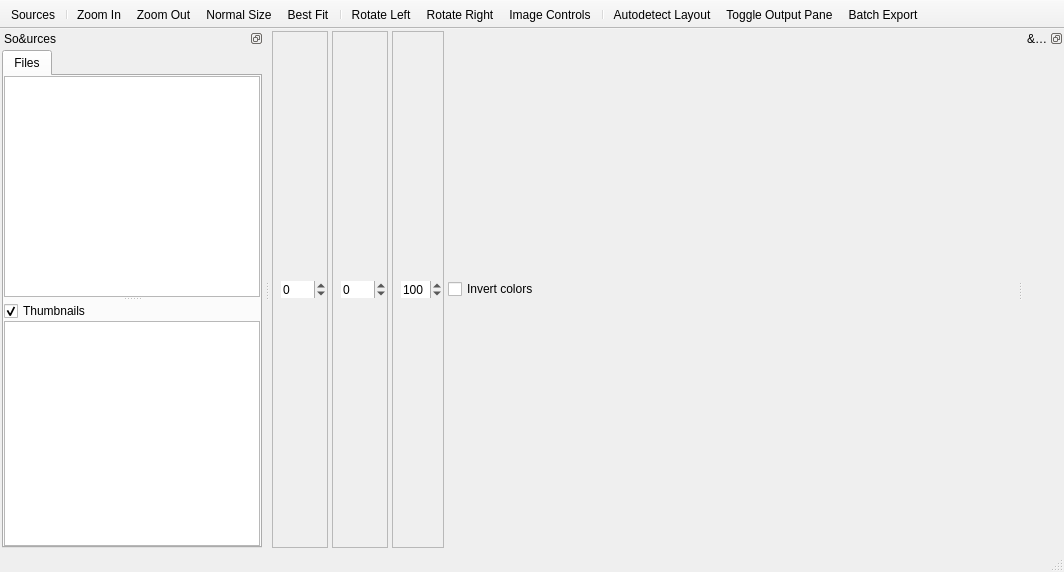
<?xml version="1.0" encoding="UTF-8"?>
<ui version="4.0">
 <class>MainWindow</class>
 <widget class="QMainWindow" name="MainWindow">
  <property name="geometry">
   <rect>
    <x>0</x>
    <y>0</y>
    <width>1064</width>
    <height>572</height>
   </rect>
  </property>
  <property name="windowTitle">
   <string notr="true">gImageReader</string>
  </property>
  <property name="windowIcon">
   <iconset resource="gimagereader.qrc">
    <normaloff>:/icons/logo_256</normaloff>:/icons/logo_256</iconset>
  </property>
  <widget class="QWidget" name="centralwidget">
   <layout class="QVBoxLayout" name="verticalLayout_4">
    <property name="spacing">
     <number>0</number>
    </property>
    <property name="leftMargin">
     <number>0</number>
    </property>
    <property name="topMargin">
     <number>0</number>
    </property>
    <property name="rightMargin">
     <number>0</number>
    </property>
    <property name="bottomMargin">
     <number>0</number>
    </property>
    <item>
     <widget class="QWidget" name="widgetImageControls" native="true">
      <layout class="QHBoxLayout" name="horizontalLayout">
       <property name="spacing">
        <number>4</number>
       </property>
       <property name="leftMargin">
        <number>2</number>
       </property>
       <property name="topMargin">
        <number>2</number>
       </property>
       <property name="rightMargin">
        <number>2</number>
       </property>
       <property name="bottomMargin">
        <number>2</number>
       </property>
       <item>
        <widget class="QFrame" name="frameBrightness">
         <property name="toolTip">
          <string>Brightness</string>
         </property>
         <property name="frameShape">
          <enum>QFrame::StyledPanel</enum>
         </property>
         <property name="frameShadow">
          <enum>QFrame::Sunken</enum>
         </property>
         <layout class="QHBoxLayout" name="horizontalLayout_3">
          <property name="spacing">
           <number>0</number>
          </property>
          <property name="leftMargin">
           <number>1</number>
          </property>
          <property name="topMargin">
           <number>1</number>
          </property>
          <property name="rightMargin">
           <number>1</number>
          </property>
          <property name="bottomMargin">
           <number>1</number>
          </property>
          <item>
           <widget class="QLabel" name="labelBrightness">
            <property name="pixmap">
             <pixmap resource="gimagereader.qrc">:/icons/brightness</pixmap>
            </property>
           </widget>
          </item>
          <item>
           <widget class="QSpinBox" name="spinBoxBrightness">
            <property name="styleSheet">
             <string notr="true"/>
            </property>
            <property name="frame">
             <bool>false</bool>
            </property>
            <property name="minimum">
             <number>-100</number>
            </property>
            <property name="maximum">
             <number>100</number>
            </property>
           </widget>
          </item>
         </layout>
        </widget>
       </item>
       <item>
        <widget class="QFrame" name="frameContrast">
         <property name="toolTip">
          <string>Contrast</string>
         </property>
         <property name="frameShape">
          <enum>QFrame::StyledPanel</enum>
         </property>
         <property name="frameShadow">
          <enum>QFrame::Sunken</enum>
         </property>
         <layout class="QHBoxLayout" name="horizontalLayout_4">
          <property name="spacing">
           <number>0</number>
          </property>
          <property name="leftMargin">
           <number>1</number>
          </property>
          <property name="topMargin">
           <number>1</number>
          </property>
          <property name="rightMargin">
           <number>1</number>
          </property>
          <property name="bottomMargin">
           <number>1</number>
          </property>
          <item>
           <widget class="QLabel" name="labelContrast">
            <property name="pixmap">
             <pixmap resource="gimagereader.qrc">:/icons/contrast</pixmap>
            </property>
           </widget>
          </item>
          <item>
           <widget class="QSpinBox" name="spinBoxContrast">
            <property name="styleSheet">
             <string notr="true"/>
            </property>
            <property name="frame">
             <bool>false</bool>
            </property>
            <property name="minimum">
             <number>-100</number>
            </property>
            <property name="maximum">
             <number>100</number>
            </property>
           </widget>
          </item>
         </layout>
        </widget>
       </item>
       <item>
        <widget class="QFrame" name="frameResolution">
         <property name="toolTip">
          <string>Resolution</string>
         </property>
         <property name="frameShape">
          <enum>QFrame::StyledPanel</enum>
         </property>
         <property name="frameShadow">
          <enum>QFrame::Sunken</enum>
         </property>
         <layout class="QHBoxLayout" name="horizontalLayout_2">
          <property name="spacing">
           <number>0</number>
          </property>
          <property name="leftMargin">
           <number>1</number>
          </property>
          <property name="topMargin">
           <number>1</number>
          </property>
          <property name="rightMargin">
           <number>1</number>
          </property>
          <property name="bottomMargin">
           <number>1</number>
          </property>
          <item>
           <widget class="QLabel" name="labelResolution">
            <property name="pixmap">
             <pixmap resource="gimagereader.qrc">:/icons/resolution</pixmap>
            </property>
           </widget>
          </item>
          <item>
           <widget class="QSpinBox" name="spinBoxResolution">
            <property name="styleSheet">
             <string notr="true"/>
            </property>
            <property name="frame">
             <bool>false</bool>
            </property>
            <property name="minimum">
             <number>50</number>
            </property>
            <property name="maximum">
             <number>600</number>
            </property>
            <property name="singleStep">
             <number>10</number>
            </property>
            <property name="value">
             <number>100</number>
            </property>
           </widget>
          </item>
         </layout>
        </widget>
       </item>
       <item>
        <widget class="QCheckBox" name="checkBoxInvertColors">
         <property name="text">
          <string>Invert colors</string>
         </property>
        </widget>
       </item>
       <item>
        <spacer name="horizontalSpacer">
         <property name="orientation">
          <enum>Qt::Horizontal</enum>
         </property>
         <property name="sizeHint" stdset="0">
          <size>
           <width>40</width>
           <height>20</height>
          </size>
         </property>
        </spacer>
       </item>
      </layout>
     </widget>
    </item>
   </layout>
  </widget>
  <widget class="QStatusBar" name="statusbar"/>
  <widget class="QToolBar" name="toolBarMain">
   <property name="movable">
    <bool>false</bool>
   </property>
   <property name="toolButtonStyle">
    <enum>Qt::ToolButtonIconOnly</enum>
   </property>
   <property name="floatable">
    <bool>false</bool>
   </property>
   <attribute name="toolBarArea">
    <enum>TopToolBarArea</enum>
   </attribute>
   <attribute name="toolBarBreak">
    <bool>false</bool>
   </attribute>
   <addaction name="actionSources"/>
   <addaction name="separator"/>
   <addaction name="actionZoomIn"/>
   <addaction name="actionZoomOut"/>
   <addaction name="actionOriginalSize"/>
   <addaction name="actionBestFit"/>
   <addaction name="separator"/>
   <addaction name="actionRotateLeft"/>
   <addaction name="actionRotateRight"/>
   <addaction name="actionImageControls"/>
   <addaction name="separator"/>
   <addaction name="actionAutodetectLayout"/>
   <addaction name="actionToggleOutputPane"/>
   <addaction name="actionBatchExport"/>
  </widget>
  <widget class="QDockWidget" name="dockWidgetSources">
   <property name="features">
    <set>QDockWidget::DockWidgetFloatable|QDockWidget::DockWidgetMovable</set>
   </property>
   <property name="windowTitle">
    <string notr="true">So&amp;urces</string>
   </property>
   <attribute name="dockWidgetArea">
    <number>1</number>
   </attribute>
   <widget class="QWidget" name="dockWidgetSourcesContents">
    <layout class="QVBoxLayout" name="verticalLayout">
     <property name="spacing">
      <number>2</number>
     </property>
     <property name="leftMargin">
      <number>2</number>
     </property>
     <property name="topMargin">
      <number>2</number>
     </property>
     <property name="rightMargin">
      <number>2</number>
     </property>
     <property name="bottomMargin">
      <number>2</number>
     </property>
     <item>
      <widget class="QTabWidget" name="tabWidget">
       <property name="currentIndex">
        <number>0</number>
       </property>
       <widget class="QWidget" name="tabSources">
        <attribute name="title">
         <string>Files</string>
        </attribute>
        <layout class="QVBoxLayout" name="verticalLayout_2">
         <property name="spacing">
          <number>0</number>
         </property>
         <property name="leftMargin">
          <number>0</number>
         </property>
         <property name="topMargin">
          <number>0</number>
         </property>
         <property name="rightMargin">
          <number>0</number>
         </property>
         <property name="bottomMargin">
          <number>0</number>
         </property>
         <item>
          <widget class="QSplitter" name="splitter">
           <property name="orientation">
            <enum>Qt::Vertical</enum>
           </property>
           <widget class="QTreeView" name="treeViewSources">
            <property name="editTriggers">
             <set>QAbstractItemView::NoEditTriggers</set>
            </property>
            <property name="dragEnabled">
             <bool>true</bool>
            </property>
            <property name="dragDropMode">
             <enum>QAbstractItemView::InternalMove</enum>
            </property>
            <property name="selectionMode">
             <enum>QAbstractItemView::ExtendedSelection</enum>
            </property>
            <attribute name="headerVisible">
             <bool>false</bool>
            </attribute>
            <attribute name="headerStretchLastSection">
             <bool>false</bool>
            </attribute>
           </widget>
           <widget class="QWidget" name="widgetThumbnails" native="true">
            <layout class="QVBoxLayout" name="verticalLayout_3">
             <property name="spacing">
              <number>0</number>
             </property>
             <property name="leftMargin">
              <number>0</number>
             </property>
             <property name="topMargin">
              <number>0</number>
             </property>
             <property name="rightMargin">
              <number>0</number>
             </property>
             <property name="bottomMargin">
              <number>0</number>
             </property>
             <item>
              <widget class="QCheckBox" name="checkBoxThumbnails">
               <property name="text">
                <string>Thumbnails</string>
               </property>
               <property name="checked">
                <bool>true</bool>
               </property>
              </widget>
             </item>
             <item>
              <widget class="QListWidget" name="listWidgetThumbnails">
               <property name="iconSize">
                <size>
                 <width>64</width>
                 <height>64</height>
                </size>
               </property>
               <property name="verticalScrollMode">
                <enum>QAbstractItemView::ScrollPerPixel</enum>
               </property>
               <property name="resizeMode">
                <enum>QListView::Adjust</enum>
               </property>
               <property name="viewMode">
                <enum>QListView::IconMode</enum>
               </property>
               <property name="uniformItemSizes">
                <bool>true</bool>
               </property>
              </widget>
             </item>
            </layout>
           </widget>
          </widget>
         </item>
        </layout>
       </widget>
      </widget>
     </item>
    </layout>
   </widget>
  </widget>
  <widget class="QDockWidget" name="dockWidgetOutput">
   <property name="features">
    <set>QDockWidget::DockWidgetFloatable|QDockWidget::DockWidgetMovable</set>
   </property>
   <property name="windowTitle">
    <string notr="true">&amp;Output</string>
   </property>
   <attribute name="dockWidgetArea">
    <number>2</number>
   </attribute>
   <widget class="QWidget" name="dockWidgetContentsOutput"/>
  </widget>
  <action name="actionSources">
   <property name="checkable">
    <bool>true</bool>
   </property>
   <property name="icon">
    <iconset theme="insert-image">
     <normaloff>.</normaloff>.</iconset>
   </property>
   <property name="text">
    <string>Sources</string>
   </property>
   <property name="toolTip">
    <string>Sources</string>
   </property>
  </action>
  <action name="actionZoomIn">
   <property name="icon">
    <iconset theme="zoom-in">
     <normaloff>.</normaloff>.</iconset>
   </property>
   <property name="text">
    <string>Zoom In</string>
   </property>
   <property name="toolTip">
    <string>Zoom in</string>
   </property>
  </action>
  <action name="actionZoomOut">
   <property name="icon">
    <iconset theme="zoom-out">
     <normaloff>.</normaloff>.</iconset>
   </property>
   <property name="text">
    <string>Zoom Out</string>
   </property>
   <property name="toolTip">
    <string>Zoom out</string>
   </property>
  </action>
  <action name="actionOriginalSize">
   <property name="checkable">
    <bool>true</bool>
   </property>
   <property name="icon">
    <iconset theme="zoom-original">
     <normaloff>.</normaloff>.</iconset>
   </property>
   <property name="text">
    <string>Normal Size</string>
   </property>
   <property name="toolTip">
    <string>Normal size</string>
   </property>
  </action>
  <action name="actionBestFit">
   <property name="checkable">
    <bool>true</bool>
   </property>
   <property name="icon">
    <iconset theme="zoom-fit-best">
     <normaloff>.</normaloff>.</iconset>
   </property>
   <property name="text">
    <string>Best Fit</string>
   </property>
   <property name="toolTip">
    <string>Best fit</string>
   </property>
  </action>
  <action name="actionRotateLeft">
   <property name="icon">
    <iconset theme="object-rotate-left">
     <normaloff>.</normaloff>.</iconset>
   </property>
   <property name="text">
    <string>Rotate Left</string>
   </property>
   <property name="toolTip">
    <string>Rotate left</string>
   </property>
  </action>
  <action name="actionRotateRight">
   <property name="icon">
    <iconset theme="object-rotate-right">
     <normaloff>.</normaloff>.</iconset>
   </property>
   <property name="text">
    <string>Rotate Right</string>
   </property>
   <property name="toolTip">
    <string>Rotate right</string>
   </property>
  </action>
  <action name="actionImageControls">
   <property name="checkable">
    <bool>true</bool>
   </property>
   <property name="icon">
    <iconset resource="gimagereader.qrc">
     <normaloff>:/icons/controls</normaloff>:/icons/controls</iconset>
   </property>
   <property name="text">
    <string>Image Controls</string>
   </property>
   <property name="toolTip">
    <string>Image controls</string>
   </property>
  </action>
  <action name="actionAutodetectLayout">
   <property name="icon">
    <iconset resource="gimagereader.qrc">
     <normaloff>:/icons/autolayout</normaloff>:/icons/autolayout</iconset>
   </property>
   <property name="text">
    <string>Autodetect Layout</string>
   </property>
   <property name="toolTip">
    <string>Autodetect layout</string>
   </property>
  </action>
  <action name="actionToggleOutputPane">
   <property name="checkable">
    <bool>true</bool>
   </property>
   <property name="icon">
    <iconset theme="document-edit">
     <normaloff>.</normaloff>.</iconset>
   </property>
   <property name="text">
    <string>Toggle Output Pane</string>
   </property>
   <property name="toolTip">
    <string>Toggle output pane</string>
   </property>
  </action>
  <action name="actionBatchExport">
   <property name="icon">
    <iconset theme="document-export">
     <normaloff>.</normaloff>.</iconset>
   </property>
   <property name="text">
    <string>Batch Export</string>
   </property>
   <property name="toolTip">
    <string>Batch Export</string>
   </property>
  </action>
 </widget>
 <resources>
  <include location="gimagereader.qrc"/>
 </resources>
 <connections/>
</ui>
